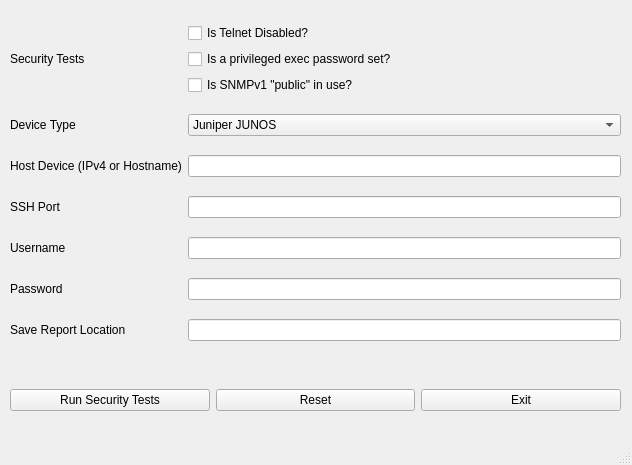
<?xml version="1.0" encoding="UTF-8"?>
<ui version="4.0">
 <class>MainWindow</class>
 <widget class="QMainWindow" name="MainWindow">
  <property name="geometry">
   <rect>
    <x>0</x>
    <y>0</y>
    <width>632</width>
    <height>465</height>
   </rect>
  </property>
  <property name="sizePolicy">
   <sizepolicy hsizetype="Preferred" vsizetype="Preferred">
    <horstretch>0</horstretch>
    <verstretch>0</verstretch>
   </sizepolicy>
  </property>
  <property name="windowTitle">
   <string>MainWindow</string>
  </property>
  <widget class="QWidget" name="centralwidget">
   <widget class="QWidget" name="gridLayoutWidget">
    <property name="geometry">
     <rect>
      <x>10</x>
      <y>10</y>
      <width>611</width>
      <height>351</height>
     </rect>
    </property>
    <layout class="QGridLayout" name="inputs_layout">
     <item row="0" column="3">
      <layout class="QVBoxLayout" name="security_test_layout">
       <item>
        <widget class="QCheckBox" name="security_test_telnet_check">
         <property name="text">
          <string>Is Telnet Disabled?</string>
         </property>
        </widget>
       </item>
       <item>
        <widget class="QCheckBox" name="security_test_password_check">
         <property name="text">
          <string>Is a privileged exec password set?</string>
         </property>
        </widget>
       </item>
       <item>
        <widget class="QCheckBox" name="security_test_snmp_check">
         <property name="text">
          <string>Is SNMPv1 &quot;public&quot; in use?</string>
         </property>
        </widget>
       </item>
      </layout>
     </item>
     <item row="3" column="0">
      <widget class="QLabel" name="host_device_label">
       <property name="text">
        <string>Host Device (IPv4 or Hostname)</string>
       </property>
      </widget>
     </item>
     <item row="2" column="3">
      <widget class="QComboBox" name="device_type_combo">
       <item>
        <property name="text">
         <string>Juniper JUNOS</string>
        </property>
       </item>
       <item>
        <property name="text">
         <string>Cisco IOS</string>
        </property>
       </item>
      </widget>
     </item>
     <item row="5" column="3">
      <widget class="QLineEdit" name="username_input"/>
     </item>
     <item row="6" column="0">
      <widget class="QLabel" name="password_label">
       <property name="text">
        <string>Password</string>
       </property>
      </widget>
     </item>
     <item row="4" column="3">
      <widget class="QLineEdit" name="ssh_port_input"/>
     </item>
     <item row="0" column="0">
      <widget class="QLabel" name="security_test_label">
       <property name="text">
        <string>Security Tests</string>
       </property>
      </widget>
     </item>
     <item row="6" column="3">
      <widget class="QLineEdit" name="password_input"/>
     </item>
     <item row="3" column="3">
      <widget class="QLineEdit" name="host_device_input"/>
     </item>
     <item row="4" column="0">
      <widget class="QLabel" name="ssh_port_label">
       <property name="text">
        <string>SSH Port</string>
       </property>
      </widget>
     </item>
     <item row="2" column="0">
      <widget class="QLabel" name="device_type_label">
       <property name="text">
        <string>Device Type</string>
       </property>
      </widget>
     </item>
     <item row="5" column="0">
      <widget class="QLabel" name="username_label">
       <property name="text">
        <string>Username</string>
       </property>
      </widget>
     </item>
     <item row="7" column="0">
      <widget class="QLabel" name="save_report_location_label">
       <property name="text">
        <string>Save Report Location</string>
       </property>
      </widget>
     </item>
     <item row="7" column="3">
      <widget class="QLineEdit" name="save_report_location_input">
       <property name="sizePolicy">
        <sizepolicy hsizetype="Expanding" vsizetype="Fixed">
         <horstretch>0</horstretch>
         <verstretch>0</verstretch>
        </sizepolicy>
       </property>
      </widget>
     </item>
    </layout>
   </widget>
   <widget class="QWidget" name="horizontalLayoutWidget">
    <property name="geometry">
     <rect>
      <x>10</x>
      <y>370</y>
      <width>611</width>
      <height>61</height>
     </rect>
    </property>
    <layout class="QHBoxLayout" name="buttons_layout">
     <item>
      <widget class="QPushButton" name="run_button">
       <property name="text">
        <string>Run Security Tests</string>
       </property>
      </widget>
     </item>
     <item>
      <widget class="QPushButton" name="reset_button">
       <property name="text">
        <string>Reset</string>
       </property>
      </widget>
     </item>
     <item>
      <widget class="QPushButton" name="exit_button">
       <property name="text">
        <string>Exit</string>
       </property>
      </widget>
     </item>
    </layout>
   </widget>
  </widget>
  <widget class="QStatusBar" name="statusbar"/>
  <action name="actionExit">
   <property name="text">
    <string>Exit</string>
   </property>
  </action>
  <action name="actionExport_as_JSON">
   <property name="text">
    <string>Export as JSON</string>
   </property>
  </action>
  <action name="actionExport_as_CSV">
   <property name="text">
    <string>Export as CSV</string>
   </property>
  </action>
 </widget>
 <tabstops>
  <tabstop>security_test_telnet_check</tabstop>
  <tabstop>security_test_password_check</tabstop>
  <tabstop>security_test_snmp_check</tabstop>
  <tabstop>device_type_combo</tabstop>
  <tabstop>host_device_input</tabstop>
  <tabstop>ssh_port_input</tabstop>
  <tabstop>username_input</tabstop>
  <tabstop>password_input</tabstop>
  <tabstop>save_report_location_input</tabstop>
  <tabstop>run_button</tabstop>
 </tabstops>
 <resources/>
 <connections>
  <connection>
   <sender>reset_button</sender>
   <signal>clicked()</signal>
   <receiver>host_device_input</receiver>
   <slot>clear()</slot>
   <hints>
    <hint type="sourcelabel">
     <x>321</x>
     <y>400</y>
    </hint>
    <hint type="destinationlabel">
     <x>259</x>
     <y>221</y>
    </hint>
   </hints>
  </connection>
  <connection>
   <sender>reset_button</sender>
   <signal>clicked()</signal>
   <receiver>ssh_port_input</receiver>
   <slot>clear()</slot>
   <hints>
    <hint type="sourcelabel">
     <x>365</x>
     <y>403</y>
    </hint>
    <hint type="destinationlabel">
     <x>337</x>
     <y>256</y>
    </hint>
   </hints>
  </connection>
  <connection>
   <sender>reset_button</sender>
   <signal>clicked()</signal>
   <receiver>username_input</receiver>
   <slot>clear()</slot>
   <hints>
    <hint type="sourcelabel">
     <x>306</x>
     <y>401</y>
    </hint>
    <hint type="destinationlabel">
     <x>299</x>
     <y>284</y>
    </hint>
   </hints>
  </connection>
  <connection>
   <sender>reset_button</sender>
   <signal>clicked()</signal>
   <receiver>password_input</receiver>
   <slot>clear()</slot>
   <hints>
    <hint type="sourcelabel">
     <x>359</x>
     <y>403</y>
    </hint>
    <hint type="destinationlabel">
     <x>358</x>
     <y>320</y>
    </hint>
   </hints>
  </connection>
  <connection>
   <sender>reset_button</sender>
   <signal>clicked()</signal>
   <receiver>save_report_location_input</receiver>
   <slot>clear()</slot>
   <hints>
    <hint type="sourcelabel">
     <x>383</x>
     <y>397</y>
    </hint>
    <hint type="destinationlabel">
     <x>382</x>
     <y>348</y>
    </hint>
   </hints>
  </connection>
 </connections>
</ui>
